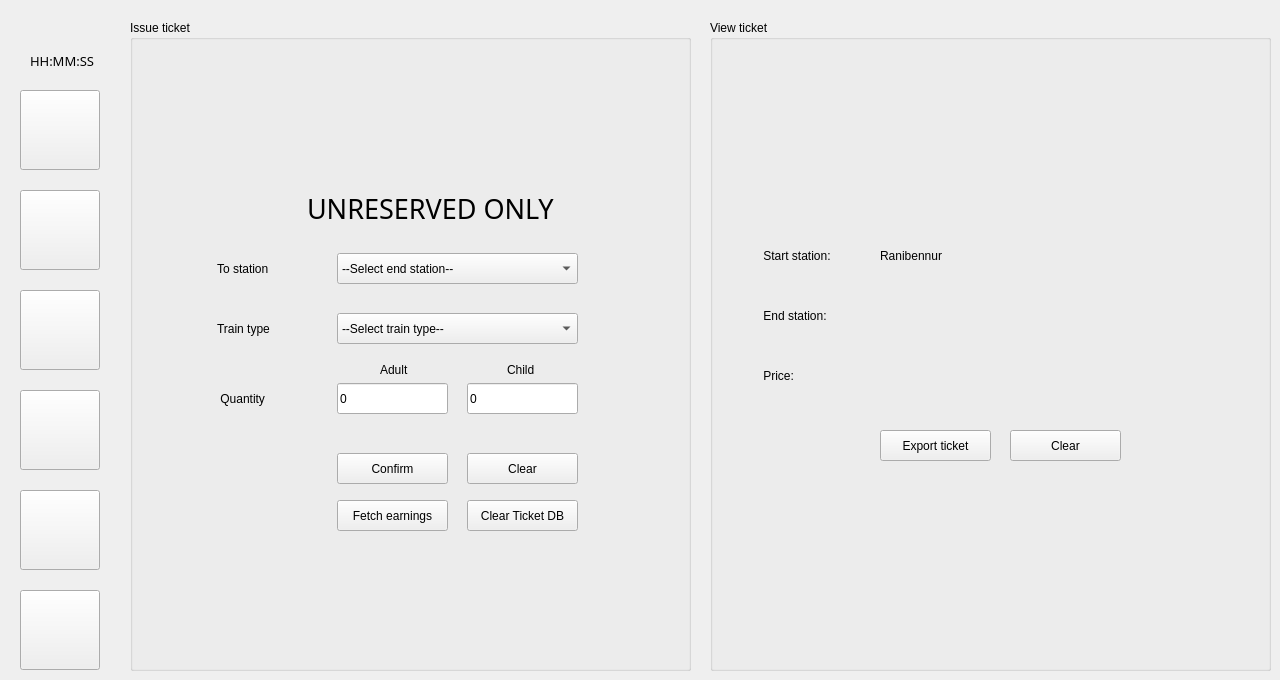
    <widget class="QWidget" name="tab_3">
     <attribute name="title">
      <string>Ticket</string>
     </attribute>
     <widget class="QPushButton" name="pushButton_16">
      <property name="geometry">
       <rect>
        <x>20</x>
        <y>390</y>
        <width>80</width>
        <height>80</height>
       </rect>
      </property>
      <property name="toolTip">
       <string>General settings</string>
      </property>
      <property name="text">
       <string/>
      </property>
      <property name="icon">
       <iconset resource="IconResource.qrc">
        <normaloff>:/Icons/Icons/Settings.webp</normaloff>:/Icons/Icons/Settings.webp</iconset>
      </property>
      <property name="iconSize">
       <size>
        <width>40</width>
        <height>40</height>
       </size>
      </property>
      <property name="shortcut">
       <string>Ctrl+S</string>
      </property>
     </widget>
     <widget class="QPushButton" name="pushButton_17">
      <property name="geometry">
       <rect>
        <x>20</x>
        <y>490</y>
        <width>80</width>
        <height>80</height>
       </rect>
      </property>
      <property name="toolTip">
       <string>Log out</string>
      </property>
      <property name="text">
       <string/>
      </property>
      <property name="icon">
       <iconset resource="IconResource.qrc">
        <normaloff>:/Icons/Icons/Log Out.webp</normaloff>:/Icons/Icons/Log Out.webp</iconset>
      </property>
      <property name="iconSize">
       <size>
        <width>40</width>
        <height>40</height>
       </size>
      </property>
     </widget>
     <widget class="QPushButton" name="pushButton_18">
      <property name="geometry">
       <rect>
        <x>20</x>
        <y>590</y>
        <width>80</width>
        <height>80</height>
       </rect>
      </property>
      <property name="toolTip">
       <string>Close app</string>
      </property>
      <property name="text">
       <string/>
      </property>
      <property name="icon">
       <iconset resource="IconResource.qrc">
        <normaloff>:/Icons/Icons/Close.webp</normaloff>:/Icons/Icons/Close.webp</iconset>
      </property>
      <property name="iconSize">
       <size>
        <width>40</width>
        <height>40</height>
       </size>
      </property>
      <property name="shortcut">
       <string>Ctrl+Q</string>
      </property>
     </widget>
     <widget class="QPushButton" name="pushButton_19">
      <property name="geometry">
       <rect>
        <x>20</x>
        <y>190</y>
        <width>80</width>
        <height>80</height>
       </rect>
      </property>
      <property name="toolTip">
       <string>Route manipulation</string>
      </property>
      <property name="text">
       <string/>
      </property>
      <property name="icon">
       <iconset resource="IconResource.qrc">
        <normaloff>:/Icons/Icons/Route.webp</normaloff>:/Icons/Icons/Route.webp</iconset>
      </property>
      <property name="iconSize">
       <size>
        <width>60</width>
        <height>60</height>
       </size>
      </property>
      <property name="shortcut">
       <string>Ctrl+R</string>
      </property>
     </widget>
     <widget class="QPushButton" name="pushButton_20">
      <property name="geometry">
       <rect>
        <x>20</x>
        <y>290</y>
        <width>80</width>
        <height>80</height>
       </rect>
      </property>
      <property name="toolTip">
       <string>Book unreserved tickets</string>
      </property>
      <property name="text">
       <string/>
      </property>
      <property name="icon">
       <iconset resource="IconResource.qrc">
        <normaloff>:/Icons/Icons/Ticket.png</normaloff>:/Icons/Icons/Ticket.png</iconset>
      </property>
      <property name="iconSize">
       <size>
        <width>45</width>
        <height>45</height>
       </size>
      </property>
      <property name="shortcut">
       <string>Ctrl+T</string>
      </property>
     </widget>
     <widget class="QPushButton" name="pushButton_21">
      <property name="geometry">
       <rect>
        <x>20</x>
        <y>90</y>
        <width>80</width>
        <height>80</height>
       </rect>
      </property>
      <property name="toolTip">
       <string>Digital signal panel</string>
      </property>
      <property name="text">
       <string/>
      </property>
      <property name="icon">
       <iconset resource="IconResource.qrc">
        <normaloff>:/Icons/Icons/Interlock.webp</normaloff>:/Icons/Icons/Interlock.webp</iconset>
      </property>
      <property name="iconSize">
       <size>
        <width>40</width>
        <height>40</height>
       </size>
      </property>
      <property name="shortcut">
       <string>Ctrl+D</string>
      </property>
     </widget>
     <widget class="QGroupBox" name="groupBox_14">
      <property name="geometry">
       <rect>
        <x>130</x>
        <y>20</y>
        <width>561</width>
        <height>651</height>
       </rect>
      </property>
      <property name="toolTip">
       <string>Book ticket</string>
      </property>
      <property name="title">
       <string>Issue ticket</string>
      </property>
      <widget class="QLabel" name="label_45">
       <property name="geometry">
        <rect>
         <x>87</x>
         <y>233</y>
         <width>81</width>
         <height>31</height>
        </rect>
       </property>
       <property name="text">
        <string>To station</string>
       </property>
      </widget>
      <widget class="QPushButton" name="pushButton_44">
       <property name="geometry">
        <rect>
         <x>207</x>
         <y>433</y>
         <width>111</width>
         <height>31</height>
        </rect>
       </property>
       <property name="toolTip">
        <string>Confirm ticket</string>
       </property>
       <property name="text">
        <string>Confirm</string>
       </property>
       <property name="icon">
        <iconset resource="IconResource.qrc">
         <normaloff>:/Icons/Icons/Verify.webp</normaloff>:/Icons/Icons/Verify.webp</iconset>
       </property>
      </widget>
      <widget class="QPushButton" name="pushButton_45">
       <property name="geometry">
        <rect>
         <x>337</x>
         <y>433</y>
         <width>111</width>
         <height>31</height>
        </rect>
       </property>
       <property name="toolTip">
        <string>Clear ticket</string>
       </property>
       <property name="text">
        <string>Clear</string>
       </property>
       <property name="icon">
        <iconset resource="IconResource.qrc">
         <normaloff>:/Icons/Icons/Clear.webp</normaloff>:/Icons/Icons/Clear.webp</iconset>
       </property>
      </widget>
      <widget class="QComboBox" name="comboBox_7">
       <property name="geometry">
        <rect>
         <x>207</x>
         <y>233</y>
         <width>241</width>
         <height>31</height>
        </rect>
       </property>
       <item>
        <property name="text">
         <string>--Select end station--</string>
        </property>
       </item>
      </widget>
      <widget class="QLabel" name="label_55">
       <property name="geometry">
        <rect>
         <x>87</x>
         <y>293</y>
         <width>81</width>
         <height>31</height>
        </rect>
       </property>
       <property name="text">
        <string>Train type</string>
       </property>
      </widget>
      <widget class="QComboBox" name="comboBox_9">
       <property name="geometry">
        <rect>
         <x>207</x>
         <y>293</y>
         <width>241</width>
         <height>31</height>
        </rect>
       </property>
       <item>
        <property name="text">
         <string>--Select train type--</string>
        </property>
       </item>
       <item>
        <property name="text">
         <string>2S Passenger</string>
        </property>
       </item>
       <item>
        <property name="text">
         <string>2S Superfast</string>
        </property>
       </item>
       <item>
        <property name="text">
         <string>2S Mail/Express</string>
        </property>
       </item>
      </widget>
      <widget class="QLabel" name="label_56">
       <property name="geometry">
        <rect>
         <x>177</x>
         <y>163</y>
         <width>281</width>
         <height>51</height>
        </rect>
       </property>
       <property name="font">
        <font>
         <family>Arial Rounded MT Bold</family>
         <pointsize>20</pointsize>
        </font>
       </property>
       <property name="text">
        <string>UNRESERVED ONLY</string>
       </property>
      </widget>
      <widget class="QLineEdit" name="lineEdit_9">
       <property name="geometry">
        <rect>
         <x>207</x>
         <y>363</y>
         <width>111</width>
         <height>31</height>
        </rect>
       </property>
       <property name="text">
        <string>0</string>
       </property>
      </widget>
      <widget class="QLineEdit" name="lineEdit_22">
       <property name="geometry">
        <rect>
         <x>337</x>
         <y>363</y>
         <width>111</width>
         <height>31</height>
        </rect>
       </property>
       <property name="text">
        <string>0</string>
       </property>
      </widget>
      <widget class="QLabel" name="label_71">
       <property name="geometry">
        <rect>
         <x>250</x>
         <y>340</y>
         <width>31</width>
         <height>20</height>
        </rect>
       </property>
       <property name="text">
        <string>Adult</string>
       </property>
      </widget>
      <widget class="QLabel" name="label_72">
       <property name="geometry">
        <rect>
         <x>377</x>
         <y>340</y>
         <width>31</width>
         <height>20</height>
        </rect>
       </property>
       <property name="text">
        <string>Child</string>
       </property>
      </widget>
      <widget class="QLabel" name="label_73">
       <property name="geometry">
        <rect>
         <x>87</x>
         <y>363</y>
         <width>81</width>
         <height>31</height>
        </rect>
       </property>
       <property name="text">
        <string> Quantity</string>
       </property>
      </widget>
      <widget class="QPushButton" name="pushButton_70">
       <property name="geometry">
        <rect>
         <x>207</x>
         <y>480</y>
         <width>111</width>
         <height>31</height>
        </rect>
       </property>
       <property name="toolTip">
        <string>Confirm ticket</string>
       </property>
       <property name="text">
        <string>Fetch earnings</string>
       </property>
      </widget>
      <widget class="QPushButton" name="pushButton_71">
       <property name="geometry">
        <rect>
         <x>337</x>
         <y>480</y>
         <width>111</width>
         <height>31</height>
        </rect>
       </property>
       <property name="toolTip">
        <string>Clear ticket</string>
       </property>
       <property name="text">
        <string>Clear Ticket DB</string>
       </property>
      </widget>
     </widget>
     <widget class="QGroupBox" name="groupBox_15">
      <property name="geometry">
       <rect>
        <x>710</x>
        <y>20</y>
        <width>561</width>
        <height>651</height>
       </rect>
      </property>
      <property name="toolTip">
       <string>View ticket</string>
      </property>
      <property name="title">
       <string>View ticket</string>
      </property>
      <widget class="QLabel" name="label_47">
       <property name="geometry">
        <rect>
         <x>50</x>
         <y>220</y>
         <width>81</width>
         <height>31</height>
        </rect>
       </property>
       <property name="text">
        <string> Start station:</string>
       </property>
      </widget>
      <widget class="QLabel" name="label_48">
       <property name="geometry">
        <rect>
         <x>50</x>
         <y>280</y>
         <width>81</width>
         <height>31</height>
        </rect>
       </property>
       <property name="text">
        <string> End station:</string>
       </property>
      </widget>
      <widget class="QPushButton" name="pushButton_46">
       <property name="geometry">
        <rect>
         <x>170</x>
         <y>410</y>
         <width>111</width>
         <height>31</height>
        </rect>
       </property>
       <property name="toolTip">
        <string>Export ticket</string>
       </property>
       <property name="text">
        <string>Export ticket</string>
       </property>
       <property name="icon">
        <iconset resource="IconResource.qrc">
         <normaloff>:/Icons/Icons/Export.webp</normaloff>:/Icons/Icons/Export.webp</iconset>
       </property>
      </widget>
      <widget class="QLabel" name="label_50">
       <property name="geometry">
        <rect>
         <x>170</x>
         <y>220</y>
         <width>241</width>
         <height>31</height>
        </rect>
       </property>
       <property name="text">
        <string>Ranibennur </string>
       </property>
      </widget>
      <widget class="QLabel" name="label_51">
       <property name="geometry">
        <rect>
         <x>170</x>
         <y>280</y>
         <width>241</width>
         <height>31</height>
        </rect>
       </property>
       <property name="text">
        <string/>
       </property>
      </widget>
      <widget class="QLabel" name="label_52">
       <property name="geometry">
        <rect>
         <x>170</x>
         <y>340</y>
         <width>241</width>
         <height>31</height>
        </rect>
       </property>
       <property name="text">
        <string/>
       </property>
      </widget>
      <widget class="QLabel" name="label_54">
       <property name="geometry">
        <rect>
         <x>50</x>
         <y>340</y>
         <width>81</width>
         <height>31</height>
        </rect>
       </property>
       <property name="text">
        <string> Price:</string>
       </property>
      </widget>
      <widget class="QPushButton" name="pushButton_49">
       <property name="geometry">
        <rect>
         <x>300</x>
         <y>410</y>
         <width>111</width>
         <height>31</height>
        </rect>
       </property>
       <property name="toolTip">
        <string>Clear booked ticket</string>
       </property>
       <property name="text">
        <string>Clear</string>
       </property>
       <property name="icon">
        <iconset resource="IconResource.qrc">
         <normaloff>:/Icons/Icons/Clear.webp</normaloff>:/Icons/Icons/Clear.webp</iconset>
       </property>
      </widget>
      <widget class="QLabel" name="label_76">
       <property name="geometry">
        <rect>
         <x>-240</x>
         <y>480</y>
         <width>171</width>
         <height>31</height>
        </rect>
       </property>
       <property name="text">
        <string>*</string>
       </property>
      </widget>
     </widget>
     <widget class="QLabel" name="label_99">
      <property name="geometry">
       <rect>
        <x>30</x>
        <y>50</y>
        <width>81</width>
        <height>21</height>
       </rect>
      </property>
      <property name="font">
       <font>
        <family>Arial Rounded MT Bold</family>
        <pointsize>10</pointsize>
       </font>
      </property>
      <property name="text">
       <string>HH:MM:SS</string>
      </property>
     </widget>
    </widget>
